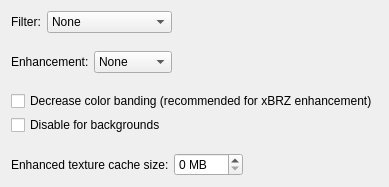
         <widget class="QWidget" name="textureEnhancementTab">
          <attribute name="title">
           <string>N64 textures</string>
          </attribute>
          <layout class="QVBoxLayout" name="verticalLayout_35">
           <item>
            <layout class="QVBoxLayout" name="verticalLayout_29">
             <property name="spacing">
              <number>18</number>
             </property>
             <item>
              <layout class="QHBoxLayout" name="horizontalLayout_7">
               <item>
                <layout class="QVBoxLayout" name="verticalLayout_13">
                 <item>
                  <widget class="QFrame" name="filterFrame">
                   <property name="toolTip">
                    <string>&lt;html&gt;&lt;head/&gt;&lt;body&gt;&lt;p&gt;This filter smooths or sharpens textures. There are four smoothing filters and two sharpening filters. The higher the number, the stronger the effect. Performance may be affected depending on the game and/or your PC.&lt;/p&gt;&lt;p&gt;[Recommended: &lt;span style=&quot; font-style:italic;&quot;&gt;Your preference&lt;/span&gt;]&lt;/p&gt;&lt;/body&gt;&lt;/html&gt;</string>
                   </property>
                   <layout class="QHBoxLayout" name="horizontalLayout">
                    <property name="leftMargin">
                     <number>0</number>
                    </property>
                    <property name="topMargin">
                     <number>0</number>
                    </property>
                    <property name="rightMargin">
                     <number>0</number>
                    </property>
                    <property name="bottomMargin">
                     <number>0</number>
                    </property>
                    <item>
                     <widget class="QLabel" name="filterLabel">
                      <property name="text">
                       <string>Filter:</string>
                      </property>
                      <property name="buddy">
                       <cstring>filterComboBox</cstring>
                      </property>
                     </widget>
                    </item>
                    <item>
                     <widget class="QComboBox" name="filterComboBox">
                      <item>
                       <property name="text">
                        <string extracomment="No texture filtering">None</string>
                       </property>
                      </item>
                      <item>
                       <property name="text">
                        <string>Smooth filtering 1</string>
                       </property>
                      </item>
                      <item>
                       <property name="text">
                        <string>Smooth filtering 2</string>
                       </property>
                      </item>
                      <item>
                       <property name="text">
                        <string>Smooth filtering 3</string>
                       </property>
                      </item>
                      <item>
                       <property name="text">
                        <string>Smooth filtering 4</string>
                       </property>
                      </item>
                      <item>
                       <property name="text">
                        <string>Sharp filtering 1</string>
                       </property>
                      </item>
                      <item>
                       <property name="text">
                        <string>Sharp filtering 2</string>
                       </property>
                      </item>
                     </widget>
                    </item>
                   </layout>
                  </widget>
                 </item>
                 <item>
                  <widget class="QFrame" name="enhancementFrame">
                   <property name="toolTip">
                    <string>&lt;html&gt;&lt;head/&gt;&lt;body&gt;&lt;p&gt;There are 12 distinct filters to select. Depending on which filter, they may cause performance problems.&lt;/p&gt;&lt;p&gt;When &lt;span style=&quot; font-weight:600;&quot;&gt;Store&lt;/span&gt; is selected, textures are saved to the cache as-is. This improves performance in games that load many textures. Uncheck &lt;span style=&quot; font-weight:600;&quot;&gt;Disable for backgrounds&lt;/span&gt; for the best performance.&lt;/p&gt;&lt;p&gt;[Recommended: &lt;span style=&quot; font-style:italic;&quot;&gt;Your preference&lt;/span&gt;]&lt;/p&gt;&lt;/body&gt;&lt;/html&gt;</string>
                   </property>
                   <layout class="QHBoxLayout" name="horizontalLayout_6">
                    <property name="spacing">
                     <number>5</number>
                    </property>
                    <property name="leftMargin">
                     <number>0</number>
                    </property>
                    <property name="topMargin">
                     <number>0</number>
                    </property>
                    <property name="rightMargin">
                     <number>0</number>
                    </property>
                    <property name="bottomMargin">
                     <number>0</number>
                    </property>
                    <item>
                     <widget class="QLabel" name="enhancementLabel">
                      <property name="text">
                       <string>Enhancement:</string>
                      </property>
                      <property name="buddy">
                       <cstring>enhancementComboBox</cstring>
                      </property>
                     </widget>
                    </item>
                    <item>
                     <widget class="QComboBox" name="enhancementComboBox">
                      <item>
                       <property name="text">
                        <string extracomment="No texture enhancement">None</string>
                       </property>
                      </item>
                      <item>
                       <property name="text">
                        <string extracomment="Store texture enhancement">Store</string>
                       </property>
                      </item>
                      <item>
                       <property name="text">
                        <string notr="true">X2</string>
                       </property>
                      </item>
                      <item>
                       <property name="text">
                        <string notr="true">X2SAI</string>
                       </property>
                      </item>
                      <item>
                       <property name="text">
                        <string notr="true">HQ2X</string>
                       </property>
                      </item>
                      <item>
                       <property name="text">
                        <string notr="true">HQ2XS</string>
                       </property>
                      </item>
                      <item>
                       <property name="text">
                        <string notr="true">LQ2X</string>
                       </property>
                      </item>
                      <item>
                       <property name="text">
                        <string notr="true">LQ2XS</string>
                       </property>
                      </item>
                      <item>
                       <property name="text">
                        <string notr="true">HQ4X</string>
                       </property>
                      </item>
                      <item>
                       <property name="text">
                        <string notr="true">2xBRZ</string>
                       </property>
                      </item>
                      <item>
                       <property name="text">
                        <string notr="true">3xBRZ</string>
                       </property>
                      </item>
                      <item>
                       <property name="text">
                        <string notr="true">4xBRZ</string>
                       </property>
                      </item>
                      <item>
                       <property name="text">
                        <string notr="true">5xBRZ</string>
                       </property>
                      </item>
                      <item>
                       <property name="text">
                        <string notr="true">6xBRZ</string>
                       </property>
                      </item>
                     </widget>
                    </item>
                   </layout>
                  </widget>
                 </item>
                </layout>
               </item>
               <item>
                <spacer name="horizontalSpacer_4">
                 <property name="orientation">
                  <enum>Qt::Horizontal</enum>
                 </property>
                 <property name="sizeHint" stdset="0">
                  <size>
                   <width>0</width>
                   <height>0</height>
                  </size>
                 </property>
                </spacer>
               </item>
              </layout>
             </item>
             <item>
              <layout class="QVBoxLayout" name="verticalLayout_12">
               <property name="spacing">
                <number>4</number>
               </property>
               <item>
                <widget class="QCheckBox" name="deposterizeCheckBox">
                 <property name="toolTip">
                  <string>&lt;html&gt;&lt;head/&gt;&lt;body&gt;&lt;p&gt;This option enables a pre-processing step that reduces posterization issues on enhanced textures.&lt;/p&gt;&lt;p&gt;[Recommended:&lt;span style=&quot; font-style:italic;&quot;&gt; Checked for xBRZ&lt;/span&gt;]&lt;/p&gt;&lt;/body&gt;&lt;/html&gt;</string>
                 </property>
                 <property name="text">
                  <string>Decrease color banding (recommended for xBRZ enhancement)</string>
                 </property>
                </widget>
               </item>
               <item>
                <widget class="QCheckBox" name="ignoreBackgroundsCheckBox">
                 <property name="toolTip">
                  <string>&lt;html&gt;&lt;head/&gt;&lt;body&gt;&lt;p&gt;This option skips texture enhancements for long, narrow textures that are usually used for backgrounds. This may save texture memory and improve performance.&lt;/p&gt;&lt;p&gt;[Recommended: &lt;span style=&quot; font-style:italic;&quot;&gt;Checked, unless Enhancement is set to Store&lt;/span&gt;]&lt;/p&gt;&lt;/body&gt;&lt;/html&gt;</string>
                 </property>
                 <property name="text">
                  <string>Disable for backgrounds</string>
                 </property>
                </widget>
               </item>
              </layout>
             </item>
             <item>
              <widget class="QFrame" name="textureFilterCacheFrame">
               <property name="toolTip">
                <string>&lt;html&gt;&lt;head/&gt;&lt;body&gt;&lt;p&gt;Enhanced and filtered textures can be cached to improve performance. This option adjusts how much memory is dedicated to the texture cache. This can improve performance if there are many requests for the same texture, which is usually the case. Normally 128 MB should be more than enough, but the best option is different for each game. Super Mario 64 may not need more than 32 MB, but Conker's Bad Fur Day can take advantage of 256 MB+. Adjust accordingly if you are having performance problems. Setting this option to 0 disables the cache.&lt;/p&gt;&lt;p&gt;[Recommended: &lt;span style=&quot; font-style:italic;&quot;&gt;PC and game dependent&lt;/span&gt;]&lt;/p&gt;&lt;/body&gt;&lt;/html&gt;</string>
               </property>
               <layout class="QHBoxLayout" name="horizontalLayout_8">
                <property name="spacing">
                 <number>5</number>
                </property>
                <property name="leftMargin">
                 <number>0</number>
                </property>
                <property name="topMargin">
                 <number>0</number>
                </property>
                <property name="rightMargin">
                 <number>0</number>
                </property>
                <property name="bottomMargin">
                 <number>0</number>
                </property>
                <item>
                 <widget class="QLabel" name="textureFilterCacheLabel">
                  <property name="sizePolicy">
                   <sizepolicy hsizetype="Maximum" vsizetype="Preferred">
                    <horstretch>0</horstretch>
                    <verstretch>0</verstretch>
                   </sizepolicy>
                  </property>
                  <property name="text">
                   <string>Enhanced texture cache size:</string>
                  </property>
                  <property name="buddy">
                   <cstring>textureFilterCacheSpinBox</cstring>
                  </property>
                 </widget>
                </item>
                <item>
                 <widget class="QSpinBox" name="textureFilterCacheSpinBox">
                  <property name="sizePolicy">
                   <sizepolicy hsizetype="Fixed" vsizetype="Fixed">
                    <horstretch>0</horstretch>
                    <verstretch>0</verstretch>
                   </sizepolicy>
                  </property>
                  <property name="suffix">
                   <string extracomment="Megabytes"> MB</string>
                  </property>
                  <property name="maximum">
                   <number>999</number>
                  </property>
                  <property name="singleStep">
                   <number>50</number>
                  </property>
                 </widget>
                </item>
                <item>
                 <spacer name="horizontalSpacer_11">
                  <property name="orientation">
                   <enum>Qt::Horizontal</enum>
                  </property>
                  <property name="sizeHint" stdset="0">
                   <size>
                    <width>0</width>
                    <height>0</height>
                   </size>
                  </property>
                 </spacer>
                </item>
               </layout>
              </widget>
             </item>
            </layout>
           </item>
          </layout>
         </widget>
